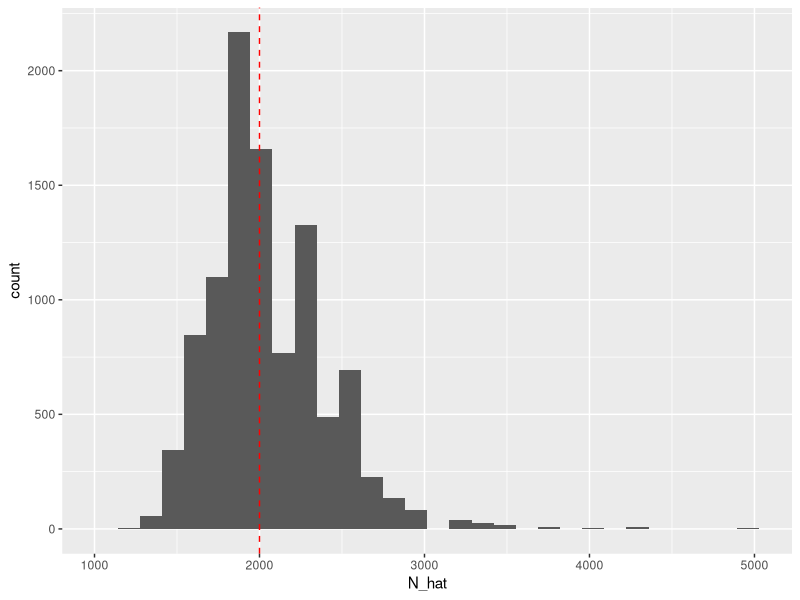

R code for this plot:
## ---- chunk 1
knitr::opts_chunk$set(echo = TRUE, message = FALSE)
## ---- chunk 2
# set true value
N_true <- 2000
## ---- chunk 3
# number in first sample
r <- 200

# make vector of "marked" and "unmarked" individuals after initial sample
marked <- c(rep(1, r), rep(0, N_true -r))
## ---- chunk 4
# write function to simulate second sample
mark_recapture <- function(marked, m){
  samp2 <- sample(marked, size = m, replace = F)
  x <- sum(samp2)
  return(x)
}
## ---- chunk 5
# choose number of simulations
n_sims <- 10000
# number in second sample
m <- 300

# simulate!
R <- replicate(n_sims, mark_recapture(marked, m))

# calculate MoM estimate
N_hat_vec <- r * m / R

# plot
library(tidyverse)
data.frame(N_hat = N_hat_vec) %>%
  ggplot(., aes(x = N_hat)) +
  geom_histogram() +
  geom_vline(xintercept = N_true, col = "red", linetype = "dashed")
